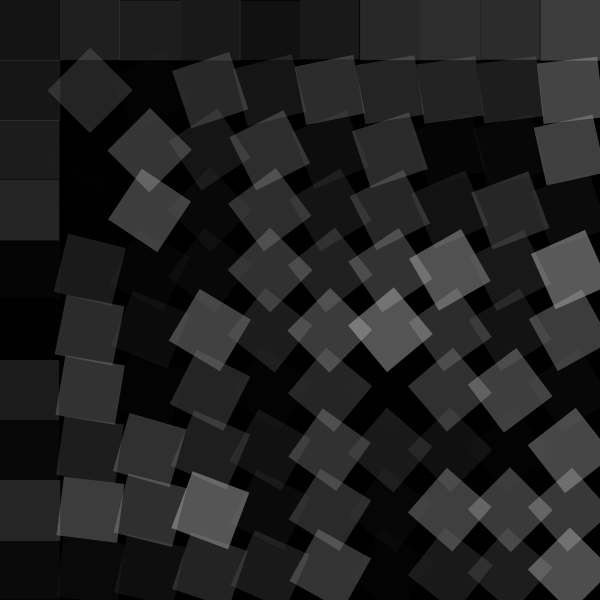
Frame 1 (no input)
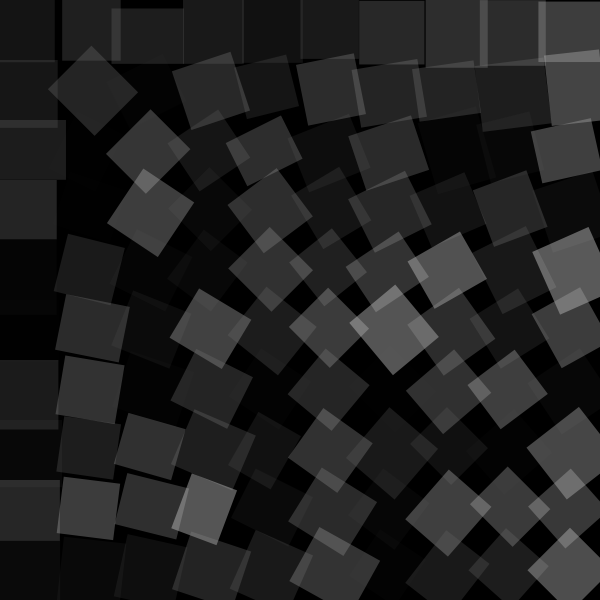
Frame 60 (the mouse pressed at the canvas centre just before this capture)
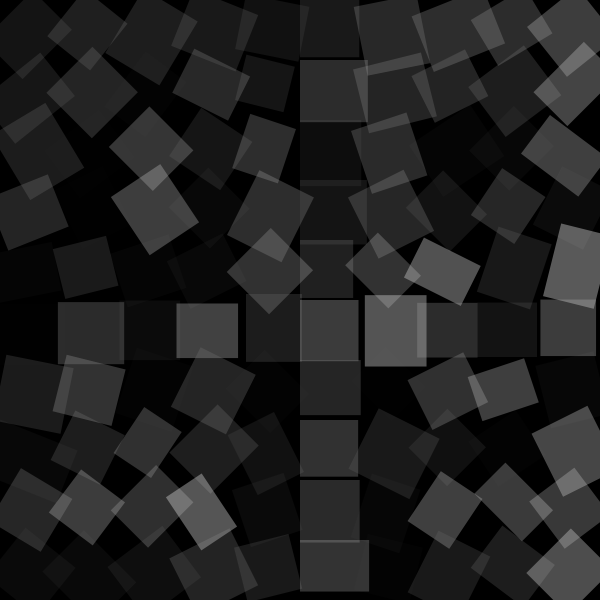
Frame 120 (the mouse held since frame 60 and released just before this capture)

The Processing sketch that drew these frames (run headless with seeded random() and noise(); from frame 60 on, the mouse is pressed at the canvas centre):

// Processing sketch: processing_97430
// ── processing_97430.pde

class Kwadrat {
  float x;
  float y;
  float w;
  float h;
  float r;
  color col;
  int przez;
  PVector loc;


  Kwadrat(float tx, float ty, float tw, float th)
  {
    x = tx;
    y = ty;
    w = tw;
    h = th;
    col = color(random(100, 255));
    przez = int(random(100));
    loc = new PVector(x, y);
  }

  void plot() {
 
    pushMatrix();
    translate(loc.x+ w/2, loc.y + h/2);
    float dx = (mouseX - loc.x);
    float dy = (mouseY - loc.y);
    rotate (atan2(dx, dy));
    noStroke();
    fill(col, przez);
    rectMode(CENTER);
    rect(0, 0, w, h);
    popMatrix();
  }

  void go() {
    x += random(-3, 3);
    y += random(-3, 3);
    w += random(-1, 1);
    h += random(-1, 1);
  }
}

Kwadrat [][] kwadraty;
int cols = 10;
int rows = 10;

void setup(){
size(600,600);

kwadraty = new Kwadrat[cols][rows];
for (int i = 0; i < cols; i++){
  for (int j = 0; j < rows; j++){
    kwadraty[i][j] = new Kwadrat(i*width/cols, j*height/rows, width/cols, height/rows);
}}}

void draw(){
  background(0,0,0);
  for (int i = 0; i < cols; i++){
  for (int j = 0; j < rows; j++){
    kwadraty[i][j].go();
    kwadraty[i][j].plot();
  }}}
